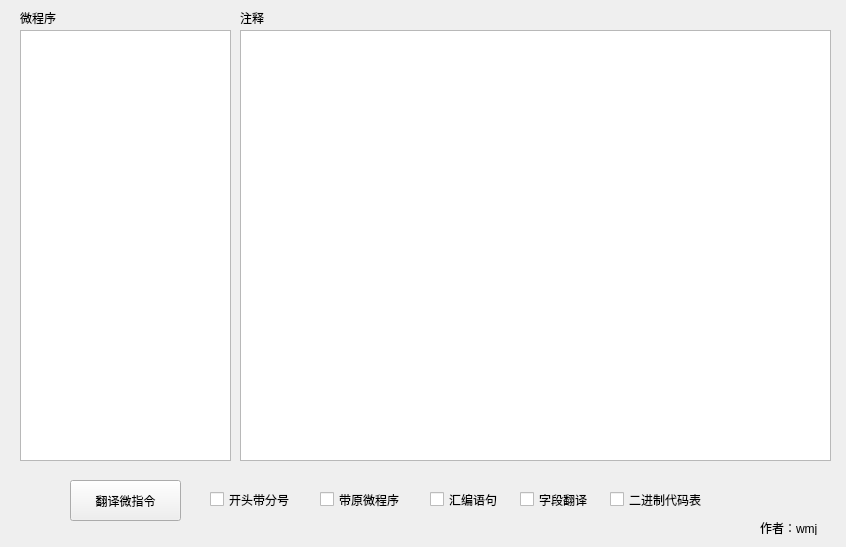
<?xml version="1.0" encoding="UTF-8"?>
<ui version="4.0">
 <class>jz</class>
 <widget class="QWidget" name="jz">
  <property name="geometry">
   <rect>
    <x>0</x>
    <y>0</y>
    <width>846</width>
    <height>547</height>
   </rect>
  </property>
  <property name="windowTitle">
   <string>jz</string>
  </property>
  <widget class="QPlainTextEdit" name="plainTextEdit">
   <property name="geometry">
    <rect>
     <x>20</x>
     <y>30</y>
     <width>211</width>
     <height>431</height>
    </rect>
   </property>
  </widget>
  <widget class="QLabel" name="label">
   <property name="geometry">
    <rect>
     <x>20</x>
     <y>10</y>
     <width>72</width>
     <height>15</height>
    </rect>
   </property>
   <property name="text">
    <string>微程序</string>
   </property>
  </widget>
  <widget class="QLabel" name="label_2">
   <property name="geometry">
    <rect>
     <x>240</x>
     <y>10</y>
     <width>72</width>
     <height>15</height>
    </rect>
   </property>
   <property name="text">
    <string>注释</string>
   </property>
  </widget>
  <widget class="QPlainTextEdit" name="plainTextEdit_2">
   <property name="geometry">
    <rect>
     <x>240</x>
     <y>30</y>
     <width>591</width>
     <height>431</height>
    </rect>
   </property>
  </widget>
  <widget class="QPushButton" name="pushButton">
   <property name="geometry">
    <rect>
     <x>70</x>
     <y>480</y>
     <width>111</width>
     <height>41</height>
    </rect>
   </property>
   <property name="text">
    <string>翻译微指令</string>
   </property>
  </widget>
  <widget class="QCheckBox" name="checkBox">
   <property name="geometry">
    <rect>
     <x>210</x>
     <y>490</y>
     <width>121</width>
     <height>19</height>
    </rect>
   </property>
   <property name="text">
    <string>开头带分号</string>
   </property>
  </widget>
  <widget class="QCheckBox" name="checkBox_2">
   <property name="geometry">
    <rect>
     <x>320</x>
     <y>490</y>
     <width>131</width>
     <height>19</height>
    </rect>
   </property>
   <property name="text">
    <string>带原微程序</string>
   </property>
  </widget>
  <widget class="QCheckBox" name="checkBox_3">
   <property name="geometry">
    <rect>
     <x>430</x>
     <y>490</y>
     <width>151</width>
     <height>19</height>
    </rect>
   </property>
   <property name="text">
    <string>汇编语句</string>
   </property>
  </widget>
  <widget class="QLabel" name="label_3">
   <property name="geometry">
    <rect>
     <x>760</x>
     <y>520</y>
     <width>72</width>
     <height>15</height>
    </rect>
   </property>
   <property name="text">
    <string>作者：wmj</string>
   </property>
  </widget>
  <widget class="QCheckBox" name="checkBox_4">
   <property name="geometry">
    <rect>
     <x>520</x>
     <y>490</y>
     <width>91</width>
     <height>19</height>
    </rect>
   </property>
   <property name="text">
    <string>字段翻译</string>
   </property>
  </widget>
  <widget class="QCheckBox" name="checkBox_5">
   <property name="geometry">
    <rect>
     <x>610</x>
     <y>490</y>
     <width>121</width>
     <height>19</height>
    </rect>
   </property>
   <property name="text">
    <string>二进制代码表</string>
   </property>
  </widget>
 </widget>
 <resources/>
 <connections/>
</ui>
